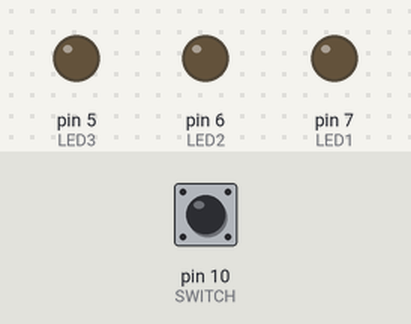
A sketch run on a simulated Arduino Uno, built with avr-gcc and run on an emulated ATmega328P. On the bench: output pins drawn as LEDs (lit = HIGH). Inputs (shaded band) come from the test bench; at power-on: pin 10 (SWITCH) HIGH.

Above: at 0.5 s.
At 1.5 s:
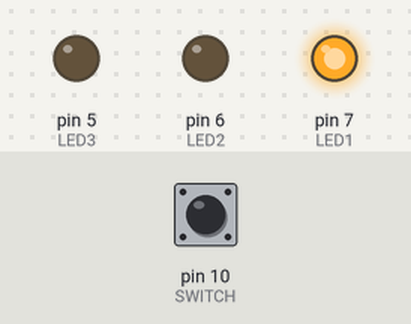
At 3.5 s:
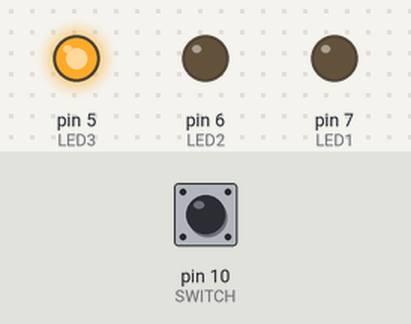
At 5.5 s:
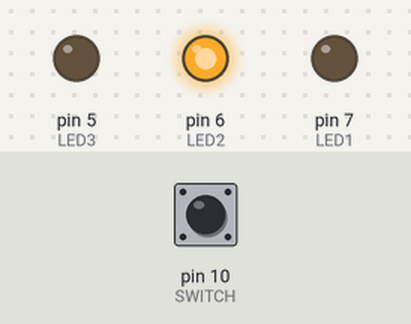
Timing chart, 0 to 6.9 s (numbered marks = the images above):
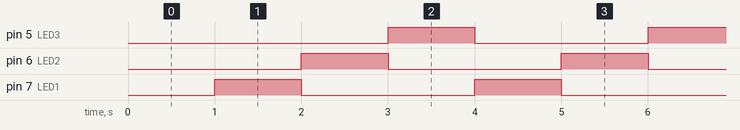

The sketch:

HW2.ino
```cpp
//문제
/*
LED1 100100
LED2 010010
LED3 001001
인데 SW 누르고있는 동안은 역순으로
*/

//풀이
/*
스위치 OFF
나머지
0 -> LED3
1 -> LED1
2 -> LED2

스위치 ON
나머지
0 -> LED1
1 -> LED3
2 -> LED2

즉 LED2 는 고정이므로 0<->1 을 바꿔주면됨

*/

const int LED1 = 7;
const int LED2 = 6;
const int LED3 = 5;
const int SWITCH = 10;
/**********LED**********/
unsigned long pre_millis = 0;
int state = 100;    //처음 1초의 경우 켜지는거 방지하기 위해서 0,1,2를 제외한 임의의값 설정
/*************************/

void setup() {
  pinMode(LED1, OUTPUT);
  pinMode(LED2, OUTPUT);
  pinMode(LED3, OUTPUT);
  pinMode(SWITCH, INPUT);
}

void loop() {
  unsigned long cur_millis = millis();

  // 1초마다 state값이 변함
  if(cur_millis - pre_millis >= 1000)
  {
    pre_millis = cur_millis;
    state = pre_millis/1000%3;
    if(digitalRead(SWITCH)==LOW)
    {
      if(state != 2){state ^=1;}    // 0<->1 변환
    }
  }

  if(state == 0)
  {
  digitalWrite(LED1, LOW);
  digitalWrite(LED2, LOW);
  digitalWrite(LED3, HIGH);
  }
  else if(state == 1)
  {
  digitalWrite(LED1, HIGH);
  digitalWrite(LED2, LOW);
  digitalWrite(LED3, LOW);
  }
  else if(state == 2)
  {
  digitalWrite(LED1, LOW);
  digitalWrite(LED2, HIGH);
  digitalWrite(LED3, LOW);
  }

}
```

Measured:
- by itself, pin 5 (LED3), pin 6 (LED2), pin 7 (LED1): alternates HIGH for 1.0 s and LOW for 2.0 s
- by itself, everything shown: repeats every 3.0 s, in 3 steps
